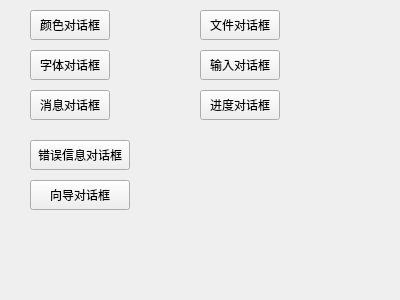
<?xml version="1.0" encoding="UTF-8"?>
<ui version="4.0">
 <class>MyWidget</class>
 <widget class="QWidget" name="MyWidget">
  <property name="geometry">
   <rect>
    <x>0</x>
    <y>0</y>
    <width>400</width>
    <height>300</height>
   </rect>
  </property>
  <property name="windowTitle">
   <string>MyWidget</string>
  </property>
  <widget class="QPushButton" name="pushButton">
   <property name="geometry">
    <rect>
     <x>30</x>
     <y>10</y>
     <width>80</width>
     <height>30</height>
    </rect>
   </property>
   <property name="text">
    <string>颜色对话框</string>
   </property>
  </widget>
  <widget class="QPushButton" name="pushButton_2">
   <property name="geometry">
    <rect>
     <x>30</x>
     <y>50</y>
     <width>80</width>
     <height>30</height>
    </rect>
   </property>
   <property name="text">
    <string>字体对话框</string>
   </property>
  </widget>
  <widget class="QPushButton" name="pushButton_3">
   <property name="geometry">
    <rect>
     <x>30</x>
     <y>90</y>
     <width>80</width>
     <height>30</height>
    </rect>
   </property>
   <property name="text">
    <string>消息对话框</string>
   </property>
  </widget>
  <widget class="QPushButton" name="pushButton_4">
   <property name="geometry">
    <rect>
     <x>200</x>
     <y>10</y>
     <width>80</width>
     <height>30</height>
    </rect>
   </property>
   <property name="text">
    <string>文件对话框</string>
   </property>
  </widget>
  <widget class="QPushButton" name="pushButton_5">
   <property name="geometry">
    <rect>
     <x>200</x>
     <y>50</y>
     <width>80</width>
     <height>30</height>
    </rect>
   </property>
   <property name="text">
    <string>输入对话框</string>
   </property>
  </widget>
  <widget class="QPushButton" name="pushButton_6">
   <property name="geometry">
    <rect>
     <x>200</x>
     <y>90</y>
     <width>80</width>
     <height>30</height>
    </rect>
   </property>
   <property name="text">
    <string>进度对话框</string>
   </property>
  </widget>
  <widget class="QPushButton" name="pushButton_8">
   <property name="geometry">
    <rect>
     <x>30</x>
     <y>180</y>
     <width>100</width>
     <height>30</height>
    </rect>
   </property>
   <property name="text">
    <string>向导对话框</string>
   </property>
  </widget>
  <widget class="QPushButton" name="pushButton_9">
   <property name="geometry">
    <rect>
     <x>30</x>
     <y>140</y>
     <width>100</width>
     <height>30</height>
    </rect>
   </property>
   <property name="text">
    <string>错误信息对话框</string>
   </property>
  </widget>
 </widget>
 <layoutdefault spacing="6" margin="11"/>
 <resources/>
 <connections/>
</ui>
